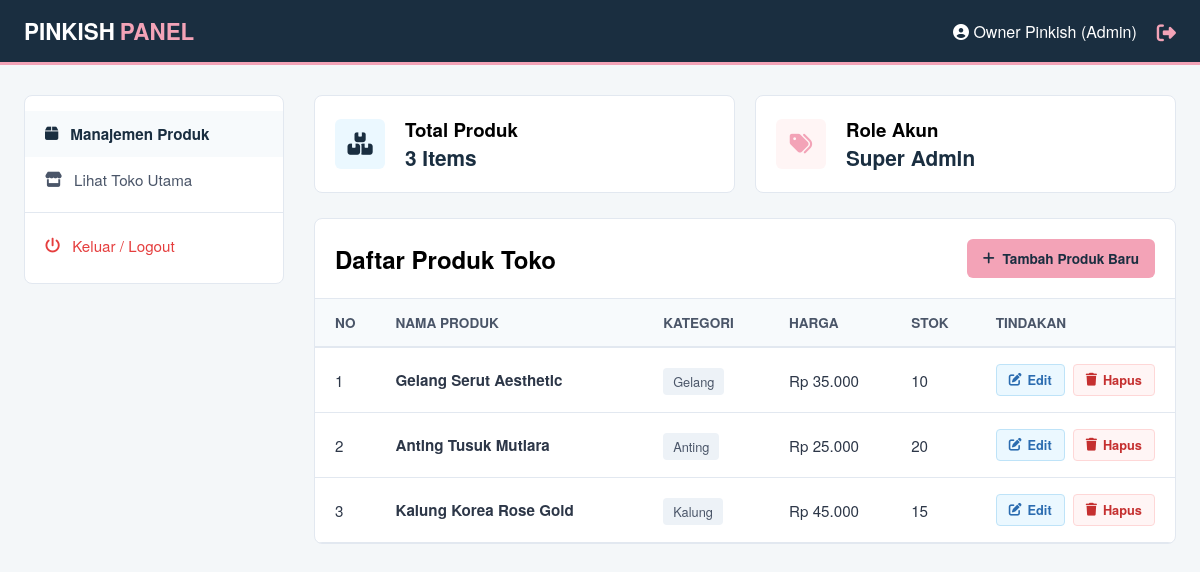
Page /web_dinamis/dashboard.php (signed in) on the committed database.
### tables this page shows
CREATE TABLE `produk` (
  `id_produk` int(11) NOT NULL,
  `nama_produk` varchar(100) NOT NULL,
  `id_kategori` int(11) DEFAULT NULL,
  `harga` int(11) NOT NULL,
  `stok` int(11) NOT NULL,
  `gambar` varchar(255) DEFAULT NULL,
  `deskripsi` text DEFAULT NULL
);

CREATE TABLE `kategori` (
  `id_kategori` int(11) NOT NULL,
  `nama_kategori` varchar(50) NOT NULL
);

### web_dinamis/dashboard.php (the view, shortened to what this page needs)
<?php
include 'koneksi.php';
$query = "SELECT produk.*, kategori.nama_kategori
          FROM produk
          JOIN kategori ON produk.id_kategori = kategori.id_kategori
          ORDER BY produk.id_produk DESC";
$result = mysqli_query($koneksi, $query);
$total_produk = mysqli_num_rows($result);
?>
<!DOCTYPE html>
<html lang="id">
<head>
    <link rel="stylesheet" href="assets/css/style.css">
    <link rel="stylesheet" href="https://cdnjs.cloudflare.com/ajax/libs/font-awesome/6.4.0/css/all.min.css">
</head>
<body class="bg-dashboard">
    <div class="dash-nav">
        <div class="dash-nav-container">
            <div class="dash-logo">
                <a href="dashboard.php">PINKISH<span>PANEL</span></a>
            </div>
            <div class="dash-user">
                <span><i class="fa-solid fa-circle-user"></i> <?php echo $_SESSION['nama']; ?> (Admin)</span>
                <a href="logout.php" class="btn-logout-top" title="Keluar"><i class="fa-solid fa-right-from-bracket"></i></a>
            </div>
        </div>
    </div>
    <div class="dash-container">
        <aside class="dash-sidebar">
            <div class="sidebar-box">
                <ul class="dash-menu">
                    <li><a href="dashboard.php" class="active"><i class="fa-solid fa-box"></i> Manajemen Produk</a></li>
                    <li><a href="index.php" target="_blank"><i class="fa-solid fa-store"></i> Lihat Toko Utama</a></li>
                    <li class="menu-divider"></li>
                    <li><a href="logout.php" class="logout-link"><i class="fa-solid fa-power-off"></i> Keluar / Logout</a></li>
                </ul>
            </div>
        </aside>
        <main class="dash-content">
            <div class="dash-stats">
                <div class="stat-card">
                    <div class="stat-icon"><i class="fa-solid fa-boxes-stacked"></i></div>
                    <div class="stat-info">
                        <h3>Total Produk</h3>
                        <p><?php echo $total_produk; ?> Items</p>
                    </div>
                </div>
                <div class="stat-card">
                    <div class="stat-icon pink-variant"><i class="fa-solid fa-tags"></i></div>
                    <div class="stat-info">
                        <h3>Role Akun</h3>
                        <p>Super Admin</p>
                    </div>
                </div>
            </div>
            <div class="table-container">
                <div class="table-header">
                    <h2>Daftar Produk Toko</h2>
                    <a href="tambah.php" class="btn-tambah"><i class="fa-solid fa-plus"></i> Tambah Produk Baru</a>
                </div>
                <table class="table-admin">
                    <thead>
                        <tr>
                            <th width="5%">No</th>
                            <th width="35%">Nama Produk</th>
                            <th width="15%">Kategori</th>
                            <th width="15%">Harga</th>
                            <th width="10%">Stok</th>
                            <th width="20%">Tindakan</th>
                        </tr>
                    </thead>
                    <tbody>
                        <?php
                        $no = 1;
                        if ($total_produk > 0):
                            while($row = mysqli_fetch_assoc($result)):
                        ?>
                        <tr>
                            <td class="text-center"><?php echo $no++; ?></td>
                            <td><strong><?php echo $row['nama_produk']; ?></strong></td>
                            <td><span class="badge-kategori"><?php echo $row['nama_kategori']; ?></span></td>
                            <td>Rp <?php echo number_format($row['harga'], 0, ',', '.'); ?></td>
                            <td class="text-center"><?php echo $row['stok']; ?></td>
                            <td>
                                <div class="action-buttons">
                                    <a href="edit.php?id=<?php echo $row['id_produk']; ?>" class="btn-action btn-edit" title="Ubah Data"><i class="fa-solid fa-pen-to-square"></i> Edit</a>
                                    <a href="hapus.php?id=<?php echo $row['id_produk']; ?>" class="btn-action btn-hapus" title="Hapus Data" onclick="return confirm('Apakah Anda yakin ingin menghapus produk ini?')"><i class="fa-solid fa-trash"></i> Hapus</a>
                                </div>
                            </td>
                        </tr>
                        <?php
                            endwhile;
                        else:
                        ?>
                        <tr>
                            <td colspan="6" class="text-center" style="padding: 30px; color: #777;">Belum ada data produk di database.</td>
                        </tr>
                        <?php endif; ?>
                    </tbody>
                </table>
            </div>
        </main>
    </div>
</body>
</html>

### web_dinamis/assets/css/style.css (style rules this page uses)
* { margin: 0; padding: 0; box-sizing: border-box; font-family: 'Helvetica Neue', Helvetica, Arial, sans-serif; }
body { background-color: #FFFFFF; color: #000000; }
.bg-dashboard { background-color: #F4F7F9; }
.dash-nav { background-color: #1A2E40; border-bottom: 3px solid #F3A3B7; padding: 15px 0; color: #FFFFFF; }
.dash-nav-container { max-width: 1400px; margin: 0 auto; display: flex; justify-content: space-between; align-items: center; padding: 0 24px; }
.dash-logo a { font-size: 1.4rem; font-weight: 900; color: #FFFFFF; text-decoration: none; }
.dash-logo span { color: #F3A3B7; margin-left: 5px; }
.dash-user { display: flex; align-items: center; gap: 20px; }
.btn-logout-top { color: #F3A3B7; font-size: 1.2rem; }
.dash-container { max-width: 1400px; margin: 30px auto; display: flex; padding: 0 24px; gap: 30px; }
.dash-sidebar { width: 260px; flex-shrink: 0; }
.sidebar-box { background: #FFFFFF; border: 1px solid #E2E8F0; border-radius: 8px; padding: 15px 0; }
.dash-menu { list-style: none; }
.dash-menu li a { display: flex; align-items: center; gap: 12px; padding: 12px 20px; color: #4A5568; text-decoration: none; font-size: 0.95rem; }
.dash-menu li a.active, .dash-menu li a:hover { background-color: #F7FAFC; color: #1A2E40; font-weight: bold; }
.dash-menu li.menu-divider { height: 1px; background-color: #E2E8F0; margin: 10px 0; }
.dash-menu li a.logout-link { color: #E53E3E; }
.dash-content { flex-grow: 1; }
.dash-stats { display: flex; gap: 20px; margin-bottom: 25px; }
.stat-card { background: #FFFFFF; border: 1px solid #E2E8F0; border-radius: 8px; padding: 20px; display: flex; align-items: center; gap: 20px; flex: 1; }
.stat-icon { width: 50px; height: 50px; border-radius: 6px; background-color: #EBF8FF; color: #1A2E40; display: flex; justify-content: center; align-items: center; font-size: 1.4rem; }
.stat-icon.pink-variant { background-color: #FFF5F5; color: #F3A3B7; }
.stat-info p { font-size: 1.3rem; font-weight: bold; color: #1A2E40; }
.table-container { background: #FFFFFF; border: 1px solid #E2E8F0; border-radius: 8px; overflow: hidden; }
.table-header { display: flex; justify-content: space-between; align-items: center; padding: 20px; border-bottom: 1px solid #E2E8F0; }
.btn-tambah { background-color: #F3A3B7; color: #1A2E40; padding: 10px 16px; border-radius: 6px; text-decoration: none; font-weight: bold; font-size: 0.85rem; display: inline-flex; align-items: center; gap: 8px; }
.table-admin { width: 100%; border-collapse: collapse; }
.table-admin th { background-color: #F7FAFC; color: #4A5568; padding: 14px 20px; border-bottom: 2px solid #E2E8F0; font-size: 0.85rem; text-transform: uppercase; text-align: left; }
.table-admin td { padding: 16px 20px; border-bottom: 1px solid #E2E8F0; color: #2D3748; font-size: 0.95rem; }
.badge-kategori { background-color: #EDF2F7; color: #4A5568; padding: 4px 10px; border-radius: 4px; font-size: 0.8rem; }
.action-buttons { display: flex; gap: 8px; }
.btn-action { padding: 6px 12px; border-radius: 4px; font-size: 0.8rem; font-weight: bold; text-decoration: none; display: inline-flex; align-items: center; gap: 6px; }
.btn-edit { background-color: #EBF8FF; color: #2B6CB0; border: 1px solid #BEE3F8; }
.btn-hapus { background-color: #FFF5F5; color: #C53030; border: 1px solid #FED7D7; }

### rows in the picture
produk: nama_produk "Gelang Serut Aesthetic", id_kategori.nama_kategori "Gelang", harga "35.000", stok "10"
produk: nama_produk "Anting Tusuk Mutiara", id_kategori.nama_kategori "Anting", harga "25.000", stok "20"
produk: nama_produk "Kalung Korea Rose Gold", id_kategori.nama_kategori "Kalung", harga "45.000", stok "15"

### other values in the picture
$_SESSION['nama'] "Owner Pinkish"
$total_produk "3"
